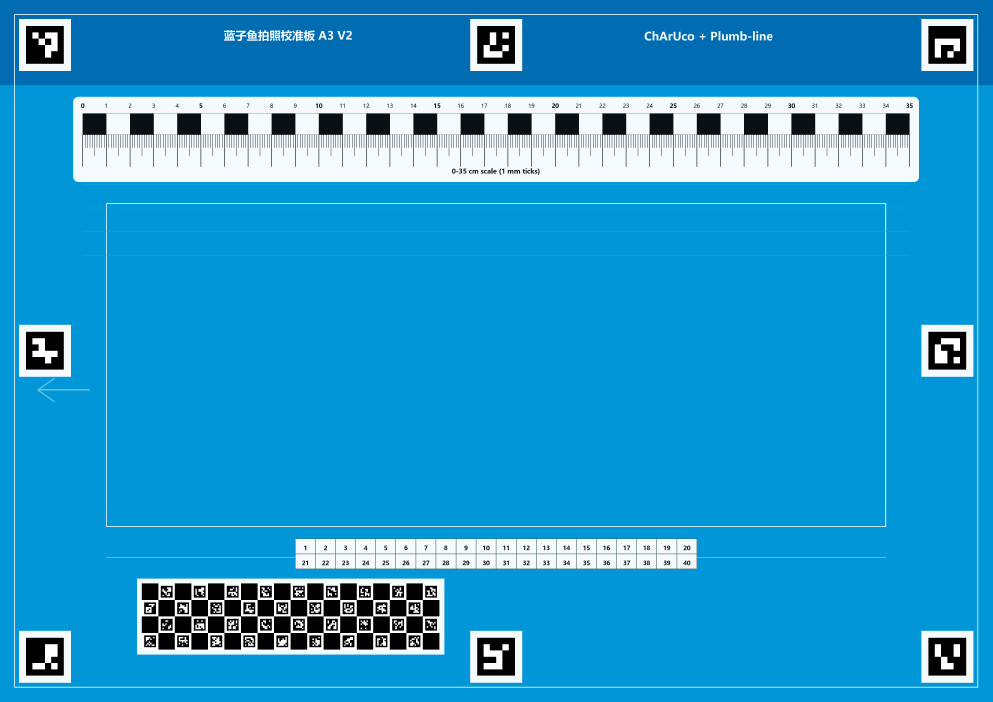
#> input picture SiganusMorph Local/data/calibration_board/v2_charuco_plumb/siganusmorph_a3_v2_charuco_plumb_300dpi.png, 4961 x 3508 px (shown at 1/5 size); its folder holds only this picture in this run
$ python -i plumbline.py   (imports and definitions only)
#> lines starting #> are read from the running program, lines starting #| are printed output that depends on the picture
### siganusmorph/image_utils.py
"""Image loading and display helpers."""

from __future__ import annotations

from io import BytesIO
from pathlib import Path

import numpy as np
from PIL import Image, ImageOps

from .config import SUPPORTED_IMAGE_EXTENSIONS

try:
    from pillow_heif import register_heif_opener

    register_heif_opener()
#> (this line was passed over: pillow_heif is not available in this run)
except Exception:
    pass


# [16 lines left out: functions load_image_file, image_from_bytes, pil_to_rgb_array, not called in this run]


def ensure_rgb(image: np.ndarray) -> np.ndarray:
    """Return a 3-channel RGB array."""
    arr = np.asarray(image)
    if arr.ndim == 2:
        return np.repeat(arr[:, :, None], 3, axis=2)
    if arr.shape[2] == 4:
        return arr[:, :, :3]
    return arr


# [106 lines left out: functions resize_for_display, prepare_zoom_display, display_to_original, list_image_files, not called in this run]

### siganusmorph/plumbline.py
"""Plumb-line style straight-line quality checks."""

from __future__ import annotations

from typing import Any

import cv2
import numpy as np

from .image_utils import ensure_rgb


def detect_reference_line_segments(image: np.ndarray) -> dict[str, Any]:
    """Detect long horizontal/vertical line segments for straightness QC.

    This is not a full plumb-line lens-calibration solver yet. It provides a
    repeatable quality signal: after correction, printed straight reference
    lines should remain close to horizontal/vertical and should appear as long
    straight Hough segments.
    """
    rgb = ensure_rgb(image)
    height, width = rgb.shape[:2]
#> height = 3508; width = 4961
    gray = cv2.cvtColor(rgb, cv2.COLOR_RGB2GRAY)
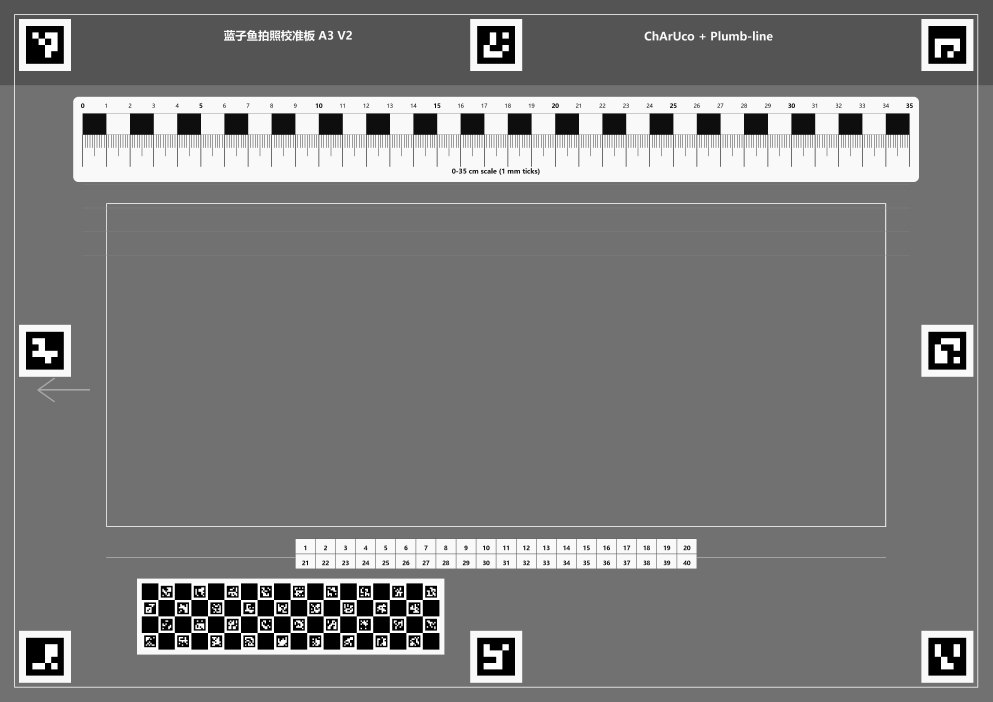
#> gray: shape (3508, 4961) (shown at 1/5 size); min 0, max 255, mean 123.9
    edges = cv2.Canny(gray, 50, 150)
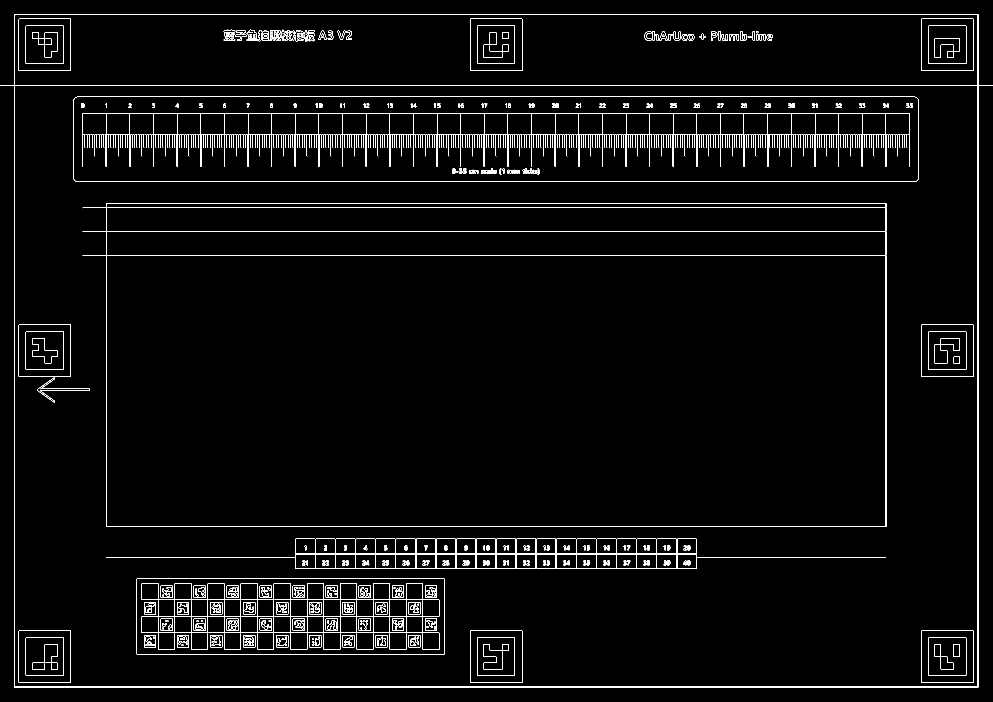
#> edges: shape (3508, 4961) (shown at 1/5 size); 1.3% white in thin lines or dots
    min_line_length = int(min(width, height) * 0.18)
#> min_line_length = 631
    max_gap = int(min(width, height) * 0.015)
#> max_gap = 52
    lines = cv2.HoughLinesP(
        edges,
        rho=1,
        theta=np.pi / 180,
        threshold=80,
        minLineLength=min_line_length,
        maxLineGap=max_gap,
    )
#> lines = 170 rows, first 6: [71, 3437, 4890, 3437], [0, 425, 4960, 425], [70, 3433, 4890, 3433], [414, 1038, 4430, 1038], [72, 70, 4889, 70], [414, 1275, 4430, 1275]

    horizontal: list[dict[str, float]] = []
    vertical: list[dict[str, float]] = []
    if lines is not None:
        for line in lines.reshape(-1, 4):
            x1, y1, x2, y2 = [float(value) for value in line]
            dx = x2 - x1
            dy = y2 - y1
            length = float(np.hypot(dx, dy))
            if length <= 0:
                continue
            angle = float(np.degrees(np.arctan2(dy, dx)))
            abs_angle = abs(angle)
            segment = {
                "x1": x1,
                "y1": y1,
                "x2": x2,
                "y2": y2,
                "length_px": length,
                "angle_deg": angle,
            }
            if abs_angle <= 8 or abs(abs_angle - 180) <= 8:
                segment["deviation_deg"] = min(abs_angle, abs(abs_angle - 180))
                horizontal.append(segment)
            elif abs(abs_angle - 90) <= 8:
                segment["deviation_deg"] = abs(abs_angle - 90)
                vertical.append(segment)
#> this loop made 170 passes
#> (x1, y1, x2, y2, dx, dy, length, angle) on passes 1 to 3: (71, 3437, 4890, 3437, 4819, 0, 4819, 0), (0, 425, 4960, 425, 4960, 0, 4960, 0), (70, 3433, 4890, 3433, 4820, 0, 4820, 0)

    return {
        "horizontal": sorted(horizontal, key=lambda item: item["length_px"], reverse=True),
        "vertical": sorted(vertical, key=lambda item: item["length_px"], reverse=True),
    }


def calculate_plumbline_quality(image: np.ndarray) -> dict[str, Any]:
    """Summarize straight-line quality after image correction."""
    segments = detect_reference_line_segments(image)
    top_h = segments["horizontal"][:8]
    top_v = segments["vertical"][:8]
    deviations = [item["deviation_deg"] for item in top_h + top_v]
    if deviations:
        median_dev = float(np.median(deviations))
        max_dev = float(np.max(deviations))
    else:
        median_dev = float("nan")
        max_dev = float("nan")

    return {
        "horizontal_count": len(segments["horizontal"]),
        "vertical_count": len(segments["vertical"]),
        "median_angle_deviation_deg": median_dev,
        "max_angle_deviation_deg": max_dev,
        "needs_review": (len(top_h) < 2 or len(top_v) < 2 or max_dev > 3.0) if deviations else True,
        "top_horizontal": top_h,
        "top_vertical": top_v,
    }

>>> import cv2
>>> picture = cv2.cvtColor(cv2.imread('../SiganusMorph Local/data/calibration_board/v2_charuco_plumb/siganusmorph_a3_v2_charuco_plumb_300dpi.png'), cv2.COLOR_BGR2RGB)
>>> result = detect_reference_line_segments(picture)
